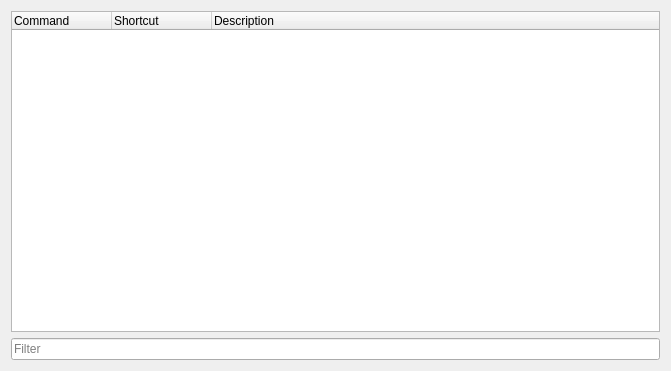
<?xml version="1.0" encoding="UTF-8"?>
<ui version="4.0">
 <class>ShortcutOptionsWidget</class>
 <widget class="QWidget" name="ShortcutOptionsWidget">
  <property name="geometry">
   <rect>
    <x>0</x>
    <y>0</y>
    <width>671</width>
    <height>371</height>
   </rect>
  </property>
  <property name="windowTitle">
   <string>Appearance</string>
  </property>
  <layout class="QVBoxLayout" name="verticalLayout">
   <item>
    <widget class="QTreeWidget" name="shortcutTree">
     <column>
      <property name="text">
       <string notr="true">Command</string>
      </property>
     </column>
     <column>
      <property name="text">
       <string>Shortcut</string>
      </property>
     </column>
     <column>
      <property name="text">
       <string>Description</string>
      </property>
     </column>
    </widget>
   </item>
   <item>
    <widget class="QLineEdit" name="filterEdit">
     <property name="placeholderText">
      <string>Filter</string>
     </property>
    </widget>
   </item>
  </layout>
  <action name="actionSaveAsDefault">
   <property name="text">
    <string>Save as Default</string>
   </property>
  </action>
 </widget>
 <resources/>
 <connections/>
</ui>
